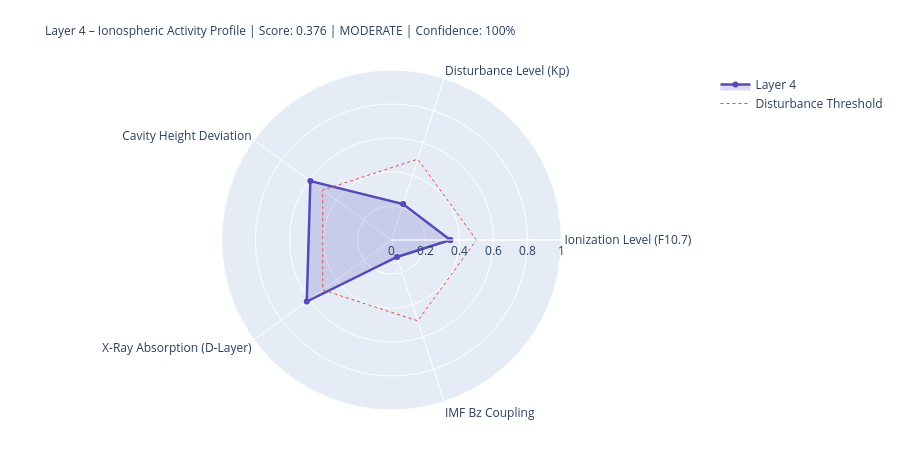

The cell this chart's notebook holds for it:
### Markdown cell above
---
## 4. State Assessment & Handoff to Layer 5

### Code cell
# ============================================================
# LAYER-4-SCORE
# ============================================================

COMPONENTS = {
    'Ionization Level (F10.7)':    {'score': ioniz,       'source': 'primary' if f107_now else 'from_layer0', 'dynamic': True},
    'Disturbance Level (Kp)':          {'score': disturb,     'source': 'primary' if kp_now   else 'from_layer0', 'dynamic': True},
    'Cavity Height Deviation':    {'score': h_dev,       'source': 'derived',                                'dynamic': True},
    'X-Ray Absorption (D-Layer)':{'score': xray_ioniz,  'source': 'primary' if xray_now else 'missing',     'dynamic': True},
    'IMF Bz Coupling':             {'score': bz_coupling, 'source': 'primary' if bz_now   else 'from_layer0', 'dynamic': True},
}

available    = {k: v['score'] for k, v in COMPONENTS.items() if v['score'] is not None}
unavailable  = [k for k, v in COMPONENTS.items() if v['score'] is None]
layer4_score = round(sum(available.values()) / len(available), 4) if available else None
confidence   = round(len(available) / len(COMPONENTS), 2)
level = ('unknown' if layer4_score is None
         else 'quiet'   if layer4_score < 0.3
         else 'moderate' if layer4_score < 0.6
         else 'active')
dominant_l4 = max(available, key=available.get) if available else 'none'

# Resonance delta for Schumann SR-1
sr1_ref = schumann_freq(1, 80.0)
sr1_now = schumann_freq(1, h_eff)
sr1_delta_mhz = (sr1_now - sr1_ref) * 1000

# Propagation conditions
prop_cond = ('disturbed'   if kp_val > 4
             else 'unsettled' if kp_val > 2
             else 'normal')
if xray_class in ['X', 'M']:
    prop_cond = 'Radio-Blackout moeglich'

W = 68
print('=' * W)
print('LAYER 4 – IONOSPHERE – STATE ASSESSMENT')
print('=' * W)
for name, comp in COMPONENTS.items():
    s = comp['score']
    if s is not None:
        bar = '█' * int(s * 20) + '░' * (20 - int(s * 20))
        print(f'  {name:<36} {bar}  {s:.3f}  [{comp["source"]}]')
    else:
        print(f'  {name:<36} {"─" * 20}  n/a   [missing]')
print('-' * W)
print(f'  Score:          {layer4_score:.3f}  ({len(available)}/{len(COMPONENTS)} components)')
print(f'  Confidence:     {confidence:.0%}')
print(f'  Level:          {level.upper()}')
print(f'  Dominant:       {dominant_l4}')
print(f'  Cavity height:  {h_eff:.1f} km  (Ref: 80.0 km)')
print(f'  SR-1:           {sr1_now:.3f} Hz  (Δ {sr1_delta_mhz:+.1f} mHz vs. ref)')
print(f'  Propagation:    {prop_cond}')
print(f'  X-Ray:          {xray_class}-class  ({xray_now:.2e} W/m²)' if xray_now else '  X-Ray:          n/a')
print('=' * W)

# Radar
cats   = list(available.keys())
vals_r = list(available.values())
if len(cats) >= 3:
    fig = go.Figure()
    fig.add_trace(go.Scatterpolar(
        r=vals_r + [vals_r[0]], theta=cats + [cats[0]],
        fill='toself', fillcolor='rgba(83,74,183,0.20)',
        line=dict(color='#534AB7', width=2.5), name='Layer 4'
    ))
    fig.add_trace(go.Scatterpolar(
        r=[0.5] * (len(cats)+1), theta=cats + [cats[0]],
        line=dict(color='#E24B4A', dash='dot', width=1),
        mode='lines', name='Disturbance Threshold'
    ))
    fig.update_layout(
        title=dict(
            text=f'Layer 4 – Ionospheric Activity Profile | Score: {layer4_score:.3f} | {level.upper()} | Confidence: {confidence:.0%}',
            font=dict(size=12)
        ),
        polar=dict(radialaxis=dict(visible=True, range=[0, 1])),
        height=450, showlegend=True,
        margin=dict(l=80, r=80, t=70, b=40)
    )
    fig.show()

### Figure 1 — Plotly figure (JSON) as saved in the notebook; plotly's stock layout.template omitted (floating-point values rounded to 4 significant figures)
{"data": [{"fill": "toself", "fillcolor": "rgba(83,74,183,0.20)", "line": {"color": "#534AB7", "width": 2.5}, "name": "Layer 4", "r": [0.346, 0.222, 0.59, 0.616, 0.105, 0.346], "theta": ["Ionization Level (F10.7)", "Disturbance Level (Kp)", "Cavity Height Deviation", "X-Ray Absorption (D-Layer)", "IMF Bz Coupling", "Ionization Level (F10.7)"], "type": "scatterpolar"}, {"line": {"color": "#E24B4A", "dash": "dot", "width": 1}, "mode": "lines", "name": "Disturbance Threshold", "r": [0.5, 0.5, 0.5, 0.5, 0.5, 0.5], "theta": ["Ionization Level (F10.7)", "Disturbance Level (Kp)", "Cavity Height Deviation", "X-Ray Absorption (D-Layer)", "IMF Bz Coupling", "Ionization Level (F10.7)"], "type": "scatterpolar"}], "layout": {"height": 450, "margin": {"b": 40, "l": 80, "r": 80, "t": 70}, "polar": {"radialaxis": {"range": [0, 1], "visible": true}}, "showlegend": true, "title": {"font": {"size": 12}, "text": "Layer 4 – Ionospheric Activity Profile | Score: 0.376 | MODERATE | Confidence: 100%"}}}
